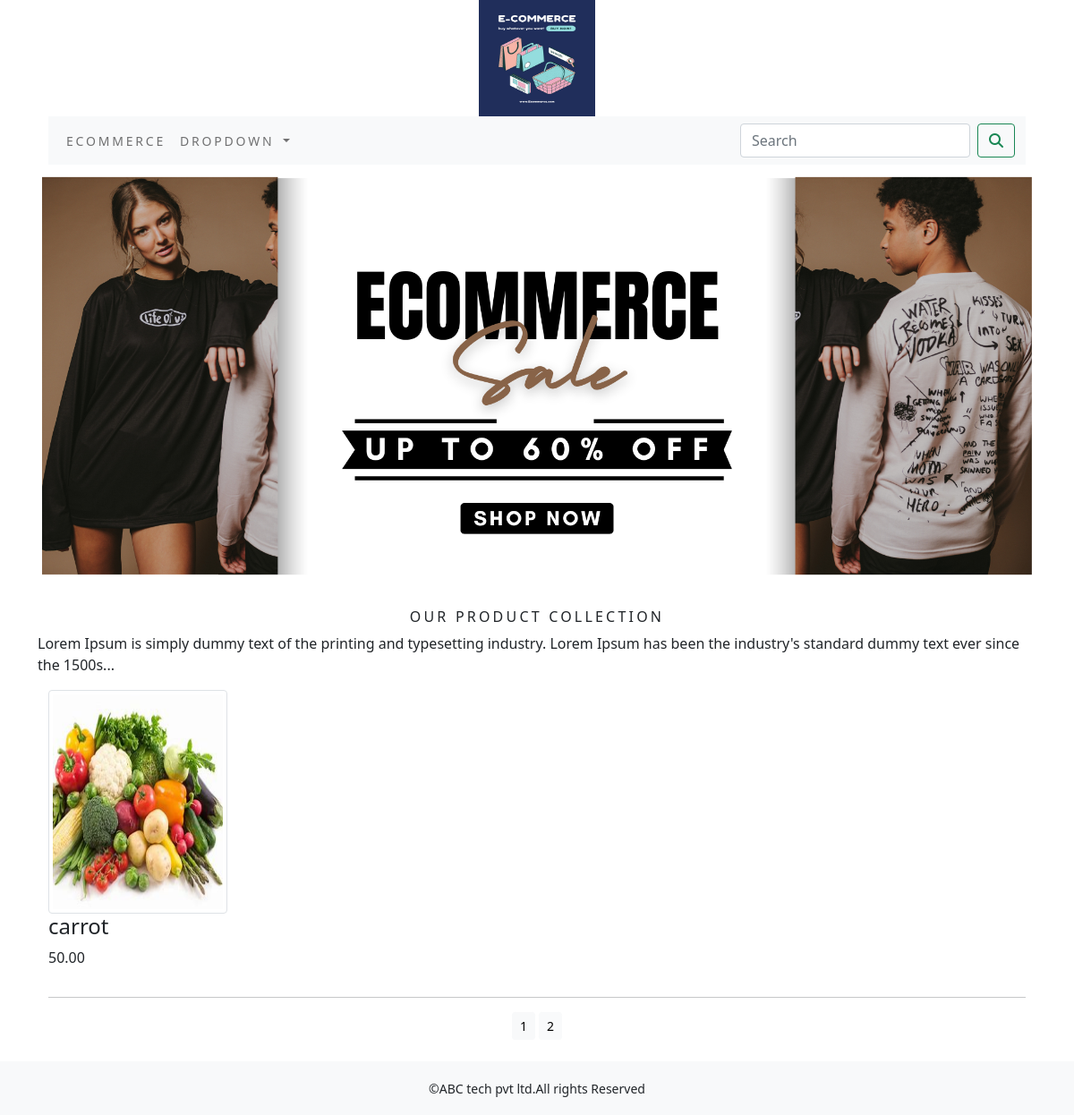
Screenshot of /shop/?page=2 with the database file from the repository.
### Ecommerceapp/models.py (models this page shows)
class Products(models.Model):
    name=models.CharField(max_length=250,unique=True)
    slug = models.SlugField(max_length=250, unique=True)
    description = models.TextField(blank=True)
    price = models.DecimalField(max_digits=10,decimal_places=2)
    category=models.ForeignKey(Category,on_delete=models.CASCADE)
    image = models.ImageField(upload_to='product', blank=True)
    stock=models.IntegerField()
    available=models.BooleanField(default=True)
    created=models.DateTimeField(auto_now_add=True)
    updated=models.DateTimeField(auto_now_add=True)
    def get_url(self):
        return reverse('Ecommerceapp:productCatdetail',args=[self.category.slug,self.slug])
    class Meta:
        ordering = ('name',)
        verbose_name = 'product'
        verbose_name_plural = 'products'

### Ecommerceapp/views.py (the view)
# urls.py: path('',views.allprocat,name='allprocat'),
def allprocat(request,c_slug=None):
    c_page=None
    products_list=None
    if c_slug!=None:
        c_page=get_object_or_404(Category,slug=c_slug)
        products_list=Products.objects.filter(category=c_page,available=True)
    else:
        products_list=Products.objects.all().filter(available=True)
    paginator=Paginator(products_list,8)
    try:
        page=int(request.GET.get('page','1'))
    except:
        page=1
    try:
        products=paginator.page(page)
    except(EmptyPage,InvalidPage):
        products=paginator.page(paginator.num_pages)
    return render(request,"category.html",{'category':c_page,'products':products})

### Ecommerceapp/context_processors.py (called while the page is built)
def menu_links(request):
    links=Category.objects.all()
    return dict(links=links)

### Ecommerceapp/models.py (called while the page is built)
    def get_url(self):
        return reverse('Ecommerceapp:products_by_category',args=[self.slug])

### cart/context_processors.py (called while the page is built)
def counter(request):
    item_count=0
    if 'admin' in request.path:
        return {}
    else:
        try:
            cart=cart=Cart.objects.filter(cart_id=__cart_id(request))
            car_items=CartItem.objects.all().filter(cart=cart[:1])
            for cart_item in car_items:
                item_count += cart_item.quantity
        except Cart.DoesNotExist:
            item_count=0
    return dict(item_count=item_count)

### cart/views.py (called while the page is built)
def __cart_id(request):
    cart=request.session.session_key
    if not cart:
        cart=request.session.create()
    return cart

### templates/category.html (shortened to what this page needs)
{% extends 'base.html' %}
{% load static %}
{% block content %}
{% if category %}
    <div>
        <div class="row my_row_class">
            <div class="mx_auto">
                <p><a href="{% url 'Ecommerceapp:allprocat' %}" class="nav-item">Our product collection</a></p>
            </div>
        </div>
    </div>
    <div class="mx_auto">
        <img class="my_image" src="{{category.image.url}}" alt="{{category.name}}">
    </div>
    <br>
    <div>
        <h1 class="text-center my_title">{{category.name}}</h1>
        <p class="text-justify">{{category.description}}</p>
    </div>
{% else %}
    <div>
        <img class="my_image my_image_padding" src="{% static 'img/banner1.png' %}" alt="Our product">
    </div>
    <br>
    <div>
        <h1 class="text-center my_title">Our Product Collection</h1>
        <p class="text-justify">Lorem Ipsum is simply dummy text of the printing and typesetting industry. Lorem Ipsum has been the industry's standard dummy text ever since the 1500s...</p>
    </div>
{% endif %}
<div class="container">
<div class="row">
        {% for product in products.object_list %}
            <div class="col-md-3">
                <div>
                    <a href="{{product.get_url}}">
                        <img class="img-thumbnail" style="width:200px;height:250px;" src="{{product.image.url}}" alt="{{product.name}}"></a>
                    <div>
                        <h4>{{product.name}}</h4>
                        <p>{{product.price}}</p>
                    </div>
                </div>
                </div>
        {% endfor %}
</div>
    <div class="mx-auto">
        {% if products.paginator.num_pages > 1 %}
        <hr>
        <div class="text-center">
            {% for pg in products.paginator.page_range %}
            <a href="?page={{pg}}"  class="btn btn-light btn-sm {% if products.number == pg %} active {% endif %}">{{pg}}</a>
            {% endfor %}
        </div>
        {% endif %}
    </div>
    <br>
</div>
{% endblock %}

### static/css/custom.css (style rules this page uses)
.my_title { font-size: 16px; text-transform: uppercase; letter-spacing: .2em; }
.my_image { width: 100%; height: auto; }
.my_image_padding { padding: 5px; }

### rows the page displays
Products: image (picture), name "carrot", price "50.00"

### other values shown
{{ pg }} "1" "2"
